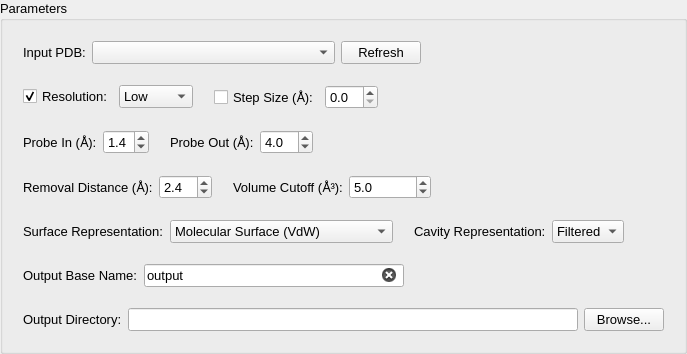
         <widget class="QGroupBox" name="parameters">
          <property name="sizePolicy">
           <sizepolicy hsizetype="Expanding" vsizetype="Preferred">
            <horstretch>0</horstretch>
            <verstretch>0</verstretch>
           </sizepolicy>
          </property>
          <property name="font">
           <font>
            <pointsize>10</pointsize>
            <weight>50</weight>
            <italic>false</italic>
            <bold>false</bold>
            <kerning>true</kerning>
           </font>
          </property>
          <property name="title">
           <string>Parameters</string>
          </property>
          <layout class="QVBoxLayout" name="verticalLayout">
           <property name="spacing">
            <number>3</number>
           </property>
           <item>
            <widget class="QFrame" name="hframe1">
             <layout class="QHBoxLayout" name="horizontalLayout_14">
              <property name="sizeConstraint">
               <enum>QLayout::SetNoConstraint</enum>
              </property>
              <item>
               <widget class="QLabel" name="input_label">
                <property name="sizePolicy">
                 <sizepolicy hsizetype="Fixed" vsizetype="Fixed">
                  <horstretch>0</horstretch>
                  <verstretch>0</verstretch>
                 </sizepolicy>
                </property>
                <property name="font">
                 <font>
                  <pointsize>10</pointsize>
                  <weight>50</weight>
                  <italic>false</italic>
                  <bold>false</bold>
                  <kerning>true</kerning>
                 </font>
                </property>
                <property name="mouseTracking">
                 <bool>false</bool>
                </property>
                <property name="frameShape">
                 <enum>QFrame::NoFrame</enum>
                </property>
                <property name="text">
                 <string>Input PDB:</string>
                </property>
                <property name="textFormat">
                 <enum>Qt::PlainText</enum>
                </property>
               </widget>
              </item>
              <item>
               <widget class="QComboBox" name="input">
                <property name="sizePolicy">
                 <sizepolicy hsizetype="Expanding" vsizetype="Fixed">
                  <horstretch>0</horstretch>
                  <verstretch>0</verstretch>
                 </sizepolicy>
                </property>
               </widget>
              </item>
              <item>
               <widget class="QPushButton" name="refresh_input">
                <property name="sizePolicy">
                 <sizepolicy hsizetype="Fixed" vsizetype="Fixed">
                  <horstretch>0</horstretch>
                  <verstretch>0</verstretch>
                 </sizepolicy>
                </property>
                <property name="font">
                 <font>
                  <pointsize>10</pointsize>
                  <weight>50</weight>
                  <italic>false</italic>
                  <bold>false</bold>
                  <kerning>true</kerning>
                 </font>
                </property>
                <property name="text">
                 <string>Refresh</string>
                </property>
               </widget>
              </item>
              <item>
               <spacer name="horizontalSpacer">
                <property name="orientation">
                 <enum>Qt::Horizontal</enum>
                </property>
                <property name="sizeHint" stdset="0">
                 <size>
                  <width>40</width>
                  <height>20</height>
                 </size>
                </property>
               </spacer>
              </item>
             </layout>
            </widget>
           </item>
           <item>
            <layout class="QHBoxLayout" name="hframe2">
             <item>
              <widget class="QFrame" name="resolution_frame">
               <layout class="QHBoxLayout" name="horizontalLayout_21">
                <property name="sizeConstraint">
                 <enum>QLayout::SetNoConstraint</enum>
                </property>
                <item>
                 <widget class="QCheckBox" name="resolution_label">
                  <property name="text">
                   <string>Resolution:</string>
                  </property>
                  <property name="checked">
                   <bool>true</bool>
                  </property>
                 </widget>
                </item>
                <item>
                 <widget class="QComboBox" name="resolution">
                  <item>
                   <property name="text">
                    <string>Low</string>
                   </property>
                  </item>
                  <item>
                   <property name="text">
                    <string>Medium</string>
                   </property>
                  </item>
                  <item>
                   <property name="text">
                    <string>High</string>
                   </property>
                  </item>
                  <item>
                   <property name="text">
                    <string>Off</string>
                   </property>
                  </item>
                 </widget>
                </item>
               </layout>
              </widget>
             </item>
             <item>
              <widget class="QFrame" name="step_size_frame">
               <layout class="QHBoxLayout" name="horizontalLayout_20">
                <property name="sizeConstraint">
                 <enum>QLayout::SetNoConstraint</enum>
                </property>
                <item>
                 <widget class="QCheckBox" name="step_size_label">
                  <property name="text">
                   <string>Step Size (Å):</string>
                  </property>
                 </widget>
                </item>
                <item>
                 <widget class="QDoubleSpinBox" name="step_size">
                  <property name="sizePolicy">
                   <sizepolicy hsizetype="Fixed" vsizetype="Fixed">
                    <horstretch>0</horstretch>
                    <verstretch>0</verstretch>
                   </sizepolicy>
                  </property>
                  <property name="font">
                   <font>
                    <pointsize>10</pointsize>
                    <weight>50</weight>
                    <italic>false</italic>
                    <bold>false</bold>
                    <kerning>true</kerning>
                   </font>
                  </property>
                  <property name="alignment">
                   <set>Qt::AlignLeading|Qt::AlignLeft|Qt::AlignVCenter</set>
                  </property>
                  <property name="decimals">
                   <number>1</number>
                  </property>
                  <property name="maximum">
                   <double>20.000000000000000</double>
                  </property>
                  <property name="singleStep">
                   <double>0.100000000000000</double>
                  </property>
                  <property name="value">
                   <double>0.000000000000000</double>
                  </property>
                 </widget>
                </item>
               </layout>
              </widget>
             </item>
             <item>
              <spacer name="hspacer2">
               <property name="orientation">
                <enum>Qt::Horizontal</enum>
               </property>
               <property name="sizeHint" stdset="0">
                <size>
                 <width>40</width>
                 <height>20</height>
                </size>
               </property>
              </spacer>
             </item>
            </layout>
           </item>
           <item>
            <layout class="QHBoxLayout" name="hframe3">
             <item>
              <widget class="QFrame" name="probe_in_frame">
               <layout class="QHBoxLayout" name="horizontalLayout_13">
                <property name="sizeConstraint">
                 <enum>QLayout::SetNoConstraint</enum>
                </property>
                <item>
                 <widget class="QLabel" name="probe_in_label">
                  <property name="sizePolicy">
                   <sizepolicy hsizetype="Fixed" vsizetype="Fixed">
                    <horstretch>0</horstretch>
                    <verstretch>0</verstretch>
                   </sizepolicy>
                  </property>
                  <property name="font">
                   <font>
                    <pointsize>10</pointsize>
                    <weight>50</weight>
                    <italic>false</italic>
                    <bold>false</bold>
                    <kerning>true</kerning>
                   </font>
                  </property>
                  <property name="mouseTracking">
                   <bool>true</bool>
                  </property>
                  <property name="frameShape">
                   <enum>QFrame::NoFrame</enum>
                  </property>
                  <property name="text">
                   <string>&lt;html&gt;&lt;head/&gt;&lt;body&gt;&lt;p&gt;Probe In (Å):&lt;/p&gt;&lt;/body&gt;&lt;/html&gt;</string>
                  </property>
                  <property name="textFormat">
                   <enum>Qt::RichText</enum>
                  </property>
                 </widget>
                </item>
                <item>
                 <widget class="QDoubleSpinBox" name="probe_in">
                  <property name="sizePolicy">
                   <sizepolicy hsizetype="Fixed" vsizetype="Fixed">
                    <horstretch>0</horstretch>
                    <verstretch>0</verstretch>
                   </sizepolicy>
                  </property>
                  <property name="font">
                   <font>
                    <pointsize>10</pointsize>
                    <weight>50</weight>
                    <italic>false</italic>
                    <bold>false</bold>
                    <kerning>true</kerning>
                   </font>
                  </property>
                  <property name="decimals">
                   <number>1</number>
                  </property>
                  <property name="maximum">
                   <double>5.000000000000000</double>
                  </property>
                  <property name="singleStep">
                   <double>0.100000000000000</double>
                  </property>
                  <property name="value">
                   <double>1.400000000000000</double>
                  </property>
                 </widget>
                </item>
               </layout>
              </widget>
             </item>
             <item>
              <widget class="QFrame" name="probe_out_frame">
               <layout class="QHBoxLayout" name="horizontalLayout_10">
                <property name="sizeConstraint">
                 <enum>QLayout::SetNoConstraint</enum>
                </property>
                <item>
                 <widget class="QLabel" name="probe_out_label">
                  <property name="sizePolicy">
                   <sizepolicy hsizetype="Fixed" vsizetype="Fixed">
                    <horstretch>0</horstretch>
                    <verstretch>0</verstretch>
                   </sizepolicy>
                  </property>
                  <property name="font">
                   <font>
                    <pointsize>10</pointsize>
                    <weight>50</weight>
                    <italic>false</italic>
                    <bold>false</bold>
                    <kerning>true</kerning>
                   </font>
                  </property>
                  <property name="mouseTracking">
                   <bool>true</bool>
                  </property>
                  <property name="frameShape">
                   <enum>QFrame::NoFrame</enum>
                  </property>
                  <property name="text">
                   <string>&lt;html&gt;&lt;head/&gt;&lt;body&gt;&lt;p&gt;Probe Out (Å):&lt;/p&gt;&lt;/body&gt;&lt;/html&gt;</string>
                  </property>
                  <property name="textFormat">
                   <enum>Qt::RichText</enum>
                  </property>
                 </widget>
                </item>
                <item>
                 <widget class="QDoubleSpinBox" name="probe_out">
                  <property name="sizePolicy">
                   <sizepolicy hsizetype="Fixed" vsizetype="Fixed">
                    <horstretch>0</horstretch>
                    <verstretch>0</verstretch>
                   </sizepolicy>
                  </property>
                  <property name="font">
                   <font>
                    <pointsize>10</pointsize>
                    <weight>50</weight>
                    <italic>false</italic>
                    <bold>false</bold>
                    <kerning>true</kerning>
                   </font>
                  </property>
                  <property name="decimals">
                   <number>1</number>
                  </property>
                  <property name="maximum">
                   <double>50.000000000000000</double>
                  </property>
                  <property name="singleStep">
                   <double>0.100000000000000</double>
                  </property>
                  <property name="value">
                   <double>4.000000000000000</double>
                  </property>
                 </widget>
                </item>
               </layout>
              </widget>
             </item>
             <item>
              <spacer name="hspacer3_2">
               <property name="orientation">
                <enum>Qt::Horizontal</enum>
               </property>
               <property name="sizeHint" stdset="0">
                <size>
                 <width>40</width>
                 <height>20</height>
                </size>
               </property>
              </spacer>
             </item>
            </layout>
           </item>
           <item>
            <layout class="QHBoxLayout" name="hframe4_2">
             <item>
              <widget class="QFrame" name="removal_distance_frame">
               <layout class="QHBoxLayout" name="horizontalLayout_16">
                <property name="sizeConstraint">
                 <enum>QLayout::SetNoConstraint</enum>
                </property>
                <item>
                 <widget class="QLabel" name="removal_distance_label">
                  <property name="sizePolicy">
                   <sizepolicy hsizetype="Fixed" vsizetype="Fixed">
                    <horstretch>0</horstretch>
                    <verstretch>0</verstretch>
                   </sizepolicy>
                  </property>
                  <property name="font">
                   <font>
                    <pointsize>10</pointsize>
                    <weight>50</weight>
                    <italic>false</italic>
                    <bold>false</bold>
                    <kerning>true</kerning>
                   </font>
                  </property>
                  <property name="mouseTracking">
                   <bool>true</bool>
                  </property>
                  <property name="frameShape">
                   <enum>QFrame::NoFrame</enum>
                  </property>
                  <property name="text">
                   <string>&lt;html&gt;&lt;head/&gt;&lt;body&gt;&lt;p&gt;Removal Distance (Å):&lt;/p&gt;&lt;/body&gt;&lt;/html&gt;</string>
                  </property>
                  <property name="textFormat">
                   <enum>Qt::RichText</enum>
                  </property>
                 </widget>
                </item>
                <item>
                 <widget class="QDoubleSpinBox" name="removal_distance">
                  <property name="sizePolicy">
                   <sizepolicy hsizetype="Fixed" vsizetype="Fixed">
                    <horstretch>0</horstretch>
                    <verstretch>0</verstretch>
                   </sizepolicy>
                  </property>
                  <property name="font">
                   <font>
                    <pointsize>10</pointsize>
                    <weight>50</weight>
                    <italic>false</italic>
                    <bold>false</bold>
                    <kerning>true</kerning>
                   </font>
                  </property>
                  <property name="alignment">
                   <set>Qt::AlignLeading|Qt::AlignLeft|Qt::AlignVCenter</set>
                  </property>
                  <property name="decimals">
                   <number>1</number>
                  </property>
                  <property name="maximum">
                   <double>10.000000000000000</double>
                  </property>
                  <property name="singleStep">
                   <double>0.100000000000000</double>
                  </property>
                  <property name="value">
                   <double>2.400000000000000</double>
                  </property>
                 </widget>
                </item>
               </layout>
              </widget>
             </item>
             <item>
              <widget class="QFrame" name="volume_cutoff_frame">
               <layout class="QHBoxLayout" name="horizontalLayout_17">
                <property name="sizeConstraint">
                 <enum>QLayout::SetNoConstraint</enum>
                </property>
                <item>
                 <widget class="QLabel" name="volume_cutoff_label">
                  <property name="sizePolicy">
                   <sizepolicy hsizetype="Fixed" vsizetype="Fixed">
                    <horstretch>0</horstretch>
                    <verstretch>0</verstretch>
                   </sizepolicy>
                  </property>
                  <property name="font">
                   <font>
                    <pointsize>10</pointsize>
                    <weight>50</weight>
                    <italic>false</italic>
                    <bold>false</bold>
                    <kerning>true</kerning>
                   </font>
                  </property>
                  <property name="mouseTracking">
                   <bool>true</bool>
                  </property>
                  <property name="frameShape">
                   <enum>QFrame::NoFrame</enum>
                  </property>
                  <property name="text">
                   <string>&lt;html&gt;&lt;head/&gt;&lt;body&gt;&lt;p&gt;Volume Cutoff (Å³):&lt;/p&gt;&lt;/body&gt;&lt;/html&gt;</string>
                  </property>
                  <property name="textFormat">
                   <enum>Qt::RichText</enum>
                  </property>
                 </widget>
                </item>
                <item>
                 <widget class="QDoubleSpinBox" name="volume_cutoff">
                  <property name="sizePolicy">
                   <sizepolicy hsizetype="Fixed" vsizetype="Fixed">
                    <horstretch>0</horstretch>
                    <verstretch>0</verstretch>
                   </sizepolicy>
                  </property>
                  <property name="font">
                   <font>
                    <pointsize>10</pointsize>
                    <weight>50</weight>
                    <italic>false</italic>
                    <bold>false</bold>
                    <kerning>true</kerning>
                   </font>
                  </property>
                  <property name="decimals">
                   <number>1</number>
                  </property>
                  <property name="maximum">
                   <double>1000000000.000000000000000</double>
                  </property>
                  <property name="singleStep">
                   <double>1.000000000000000</double>
                  </property>
                  <property name="value">
                   <double>5.000000000000000</double>
                  </property>
                 </widget>
                </item>
               </layout>
              </widget>
             </item>
             <item>
              <spacer name="hspacer3">
               <property name="orientation">
                <enum>Qt::Horizontal</enum>
               </property>
               <property name="sizeHint" stdset="0">
                <size>
                 <width>40</width>
                 <height>20</height>
                </size>
               </property>
              </spacer>
             </item>
            </layout>
           </item>
           <item>
            <layout class="QHBoxLayout" name="hframe_5">
             <item>
              <widget class="QFrame" name="surface_representation_frame">
               <layout class="QHBoxLayout" name="horizontalLayout_26">
                <property name="sizeConstraint">
                 <enum>QLayout::SetNoConstraint</enum>
                </property>
                <item>
                 <widget class="QLabel" name="surface_label">
                  <property name="sizePolicy">
                   <sizepolicy hsizetype="Fixed" vsizetype="Fixed">
                    <horstretch>0</horstretch>
                    <verstretch>0</verstretch>
                   </sizepolicy>
                  </property>
                  <property name="font">
                   <font>
                    <pointsize>10</pointsize>
                    <weight>50</weight>
                    <italic>false</italic>
                    <bold>false</bold>
                    <kerning>true</kerning>
                   </font>
                  </property>
                  <property name="mouseTracking">
                   <bool>true</bool>
                  </property>
                  <property name="frameShape">
                   <enum>QFrame::NoFrame</enum>
                  </property>
                  <property name="text">
                   <string>&lt;html&gt;&lt;head/&gt;&lt;body&gt;&lt;p&gt;Surface Representation:&lt;/p&gt;&lt;/body&gt;&lt;/html&gt;</string>
                  </property>
                  <property name="textFormat">
                   <enum>Qt::RichText</enum>
                  </property>
                 </widget>
                </item>
                <item>
                 <widget class="QComboBox" name="surface">
                  <item>
                   <property name="text">
                    <string>Molecular Surface (VdW)</string>
                   </property>
                  </item>
                  <item>
                   <property name="text">
                    <string>Solvent Accesible Surface (SAS)</string>
                   </property>
                  </item>
                 </widget>
                </item>
               </layout>
              </widget>
             </item>
             <item>
              <widget class="QFrame" name="cavity_representation_frame">
               <layout class="QHBoxLayout" name="horizontalLayout_11">
                <property name="sizeConstraint">
                 <enum>QLayout::SetNoConstraint</enum>
                </property>
                <item>
                 <widget class="QLabel" name="cavity_representation_label">
                  <property name="sizePolicy">
                   <sizepolicy hsizetype="Fixed" vsizetype="Fixed">
                    <horstretch>0</horstretch>
                    <verstretch>0</verstretch>
                   </sizepolicy>
                  </property>
                  <property name="font">
                   <font>
                    <pointsize>10</pointsize>
                    <weight>50</weight>
                    <italic>false</italic>
                    <bold>false</bold>
                    <kerning>true</kerning>
                   </font>
                  </property>
                  <property name="mouseTracking">
                   <bool>true</bool>
                  </property>
                  <property name="frameShape">
                   <enum>QFrame::NoFrame</enum>
                  </property>
                  <property name="text">
                   <string>&lt;html&gt;&lt;head/&gt;&lt;body&gt;&lt;p&gt;Cavity Representation:&lt;/p&gt;&lt;/body&gt;&lt;/html&gt;</string>
                  </property>
                  <property name="textFormat">
                   <enum>Qt::RichText</enum>
                  </property>
                 </widget>
                </item>
                <item>
                 <widget class="QComboBox" name="cavity_representation">
                  <item>
                   <property name="text">
                    <string>Filtered</string>
                   </property>
                  </item>
                  <item>
                   <property name="text">
                    <string>Full</string>
                   </property>
                  </item>
                 </widget>
                </item>
               </layout>
              </widget>
             </item>
             <item>
              <spacer name="hspacer2_2">
               <property name="orientation">
                <enum>Qt::Horizontal</enum>
               </property>
               <property name="sizeHint" stdset="0">
                <size>
                 <width>40</width>
                 <height>20</height>
                </size>
               </property>
              </spacer>
             </item>
            </layout>
           </item>
           <item>
            <widget class="QFrame" name="hframe6_2">
             <layout class="QHBoxLayout" name="horizontalLayout_15">
              <property name="sizeConstraint">
               <enum>QLayout::SetNoConstraint</enum>
              </property>
              <item>
               <widget class="QLabel" name="output_base_name_label">
                <property name="sizePolicy">
                 <sizepolicy hsizetype="Fixed" vsizetype="Fixed">
                  <horstretch>0</horstretch>
                  <verstretch>0</verstretch>
                 </sizepolicy>
                </property>
                <property name="font">
                 <font>
                  <pointsize>10</pointsize>
                  <weight>50</weight>
                  <italic>false</italic>
                  <bold>false</bold>
                  <kerning>true</kerning>
                 </font>
                </property>
                <property name="mouseTracking">
                 <bool>false</bool>
                </property>
                <property name="frameShape">
                 <enum>QFrame::NoFrame</enum>
                </property>
                <property name="text">
                 <string>Output Base Name:</string>
                </property>
                <property name="textFormat">
                 <enum>Qt::PlainText</enum>
                </property>
               </widget>
              </item>
              <item>
               <widget class="QLineEdit" name="base_name">
                <property name="font">
                 <font>
                  <pointsize>10</pointsize>
                  <weight>50</weight>
                  <italic>false</italic>
                  <bold>false</bold>
                  <kerning>true</kerning>
                 </font>
                </property>
                <property name="text">
                 <string notr="true">output</string>
                </property>
                <property name="cursorMoveStyle">
                 <enum>Qt::VisualMoveStyle</enum>
                </property>
                <property name="clearButtonEnabled">
                 <bool>true</bool>
                </property>
               </widget>
              </item>
              <item>
               <spacer name="hspacer4">
                <property name="orientation">
                 <enum>Qt::Horizontal</enum>
                </property>
                <property name="sizeHint" stdset="0">
                 <size>
                  <width>40</width>
                  <height>20</height>
                 </size>
                </property>
               </spacer>
              </item>
             </layout>
            </widget>
           </item>
           <item>
            <widget class="QFrame" name="hframe7_2">
             <layout class="QHBoxLayout" name="horizontalLayout_12">
              <property name="sizeConstraint">
               <enum>QLayout::SetNoConstraint</enum>
              </property>
              <item>
               <widget class="QLabel" name="output_dir_label">
                <property name="sizePolicy">
                 <sizepolicy hsizetype="Fixed" vsizetype="Fixed">
                  <horstretch>0</horstretch>
                  <verstretch>0</verstretch>
                 </sizepolicy>
                </property>
                <property name="font">
                 <font>
                  <pointsize>10</pointsize>
                  <weight>50</weight>
                  <italic>false</italic>
                  <bold>false</bold>
                  <kerning>true</kerning>
                 </font>
                </property>
                <property name="mouseTracking">
                 <bool>false</bool>
                </property>
                <property name="frameShape">
                 <enum>QFrame::NoFrame</enum>
                </property>
                <property name="text">
                 <string>Output Directory:</string>
                </property>
                <property name="textFormat">
                 <enum>Qt::PlainText</enum>
                </property>
               </widget>
              </item>
              <item>
               <widget class="QLineEdit" name="output_dir_path">
                <property name="font">
                 <font>
                  <pointsize>10</pointsize>
                  <weight>50</weight>
                  <italic>false</italic>
                  <bold>false</bold>
                  <kerning>true</kerning>
                 </font>
                </property>
                <property name="text">
                 <string notr="true"/>
                </property>
                <property name="echoMode">
                 <enum>QLineEdit::Normal</enum>
                </property>
                <property name="readOnly">
                 <bool>true</bool>
                </property>
                <property name="clearButtonEnabled">
                 <bool>false</bool>
                </property>
               </widget>
              </item>
              <item>
               <widget class="QPushButton" name="button_browse">
                <property name="font">
                 <font>
                  <pointsize>10</pointsize>
                  <weight>50</weight>
                  <italic>false</italic>
                  <bold>false</bold>
                  <kerning>true</kerning>
                 </font>
                </property>
                <property name="text">
                 <string notr="true">Browse...</string>
                </property>
               </widget>
              </item>
             </layout>
            </widget>
           </item>
          </layout>
         </widget>
